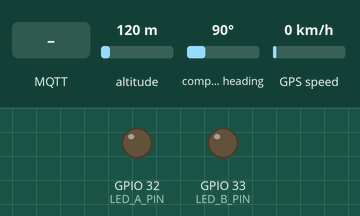
Bench run of a sketch on a simulated ESP32. Parts: output pins drawn as LEDs (lit = HIGH). The inputs (shaded band) are chosen by the test bench; at power-on: altitude 120 m, compass heading 90°, GPS speed 0 km/h. WiFi joins after 1.5 s; servers stay silent unless stated; the GPS gets a fix after 3 s at 37.7749, -122.4194 with 8 satellites; no MQTT or app messages arrive unless stated; what the sketch prints to the serial monitor is not drawn.

Above: at 0.1 s.
At 2.7 s:
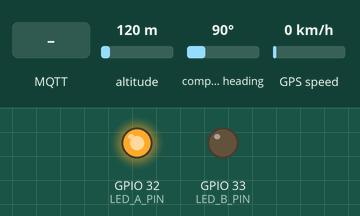
2.8 s: MQTT message "1" arrives on the first subscribed topic
At 4.1 s:
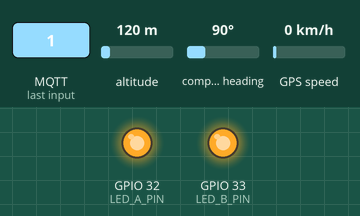
5.0 s: MQTT message "0" arrives on the first subscribed topic
Timing chart, 0 to 8.0 s (numbered marks = the images above; inputs shaded):
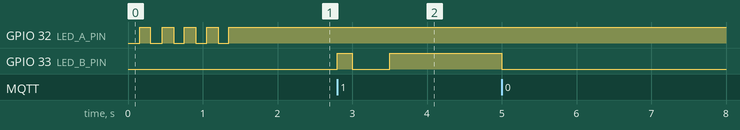

The sketch:

sketch.ino
```cpp
#include <WiFi.h>
#include <PubSubClient.h>
#include <TinyGPSPlus.h>
#include <ArduinoJson.h>
#include "secrets.h"

#define ESP32_RX2_PIN 16
#define ESP32_TX2_PIN 17
#define GPS_BAUD 9600
#define LED_A_PIN 32
#define LED_B_PIN 33
#define DEVICE_ID "esp32:001"

const char* mqtt_topic         = "tracker/devices/" DEVICE_ID "/telemetry";
const char* mqtt_command_topic = "tracker/devices/" DEVICE_ID "/command";
const int   mqtt_keep_alive    = 60;
const int   msg_size           = 160;
const int   cmd_size           = 128;
const int   blink_fast_ms      = 150;
const int   blink_slow_ms      = 500;
const int   blip_ms            = 100;

HardwareSerial gps_serial(2);
TinyGPSPlus gps;
WiFiClient wifi_client;
PubSubClient mqtt(wifi_client);

unsigned long last_send = 0;
unsigned long last_publish_ok = 0;
bool gps_enabled = false;
int interval_seconds = 10;

unsigned long gps_epoch() {
  int y = gps.date.year();
  int m = gps.date.month();
  int d = gps.date.day();

  if (m <= 2) y--;
  int era = y / 400;
  int yoe = y - era * 400;
  int doy = (153 * (m > 2 ? m - 3 : m + 9) + 2) / 5 + d - 1;
  int doe = yoe * 365 + yoe / 4 - yoe / 100 + doy;
  unsigned long days = era * 146097UL + doe - 719468UL;

  return days * 86400UL + gps.time.hour() * 3600UL +
         gps.time.minute() * 60UL + gps.time.second();
}

bool blink_on(unsigned long period_ms) {
  return (millis() / period_ms) % 2;
}

void update_leds() {
  bool led_a;

  if (WiFi.status() != WL_CONNECTED) led_a = blink_on(blink_fast_ms);
  else if (!mqtt.connected())        led_a = blink_on(blink_slow_ms);
  else                               led_a = true;

  bool led_b;

  if (!gps_enabled)                  led_b = false;
  else if (!gps.location.isValid())  led_b = blink_on(blink_slow_ms);
  else led_b = !(last_publish_ok != 0 && millis() - last_publish_ok < blip_ms);

  digitalWrite(LED_A_PIN, led_a);
  digitalWrite(LED_B_PIN, led_b);
}

void initialize_hardware() {
  Serial.begin(115200);

  pinMode(LED_A_PIN, OUTPUT);
  pinMode(LED_B_PIN, OUTPUT);

  gps_serial.begin(GPS_BAUD, SERIAL_8N1, ESP32_RX2_PIN, ESP32_TX2_PIN);
}

void connect_wifi() {
  WiFi.begin(wifi_ssid, wifi_password);

  Serial.print("Connecting to WiFi");

  unsigned long last_dot = 0;

  while (WiFi.status() != WL_CONNECTED) {
    update_leds();

    if (millis() - last_dot >= 500) {
      last_dot = millis();
      Serial.print(".");
    }

    delay(10);
  }

  Serial.println("\nWiFi connected");
}

void initialize_mqtt() {
  mqtt.setServer(mqtt_server, mqtt_port);
  mqtt.setKeepAlive(mqtt_keep_alive);
  mqtt.setCallback(on_message);
}

void reconnect_mqtt() {
  if (!mqtt.connected()) {
    if (mqtt.connect(DEVICE_ID, mqtt_username, mqtt_password)) {
      mqtt.subscribe(mqtt_command_topic);
      Serial.println("MQTT connected, subscribed to command topic");
    }
  }
}

void set_active(bool on) {
  if (on == gps_enabled) return;

  if (on) gps = TinyGPSPlus();

  gps_enabled = on;

  Serial.println(on ? "GPS ON" : "GPS OFF");
}

void handle_command(char* cmd) {
  if (strcmp(cmd, "1") == 0 || strcasecmp(cmd, "true") == 0) {
    set_active(true);
    return;
  }

  if (strcmp(cmd, "0") == 0 || strcasecmp(cmd, "false") == 0) {
    set_active(false);
    return;
  }

  StaticJsonDocument<256> doc;
  DeserializationError err = deserializeJson(doc, cmd);

  if (err || !doc.is<JsonObject>()) {
    Serial.println("Invalid command");
    return;
  }

  if (!doc["device_id"].isNull()) {
    const char* id = doc["device_id"] | "";

    if (strcmp(id, DEVICE_ID) != 0) {
      Serial.println("Command ignored: device_id mismatch");
      return;
    }
  }

  if (!doc["interval_seconds"].isNull()) {
    if (doc["interval_seconds"].is<int>()) {
      int value = doc["interval_seconds"];

      if (value == 2 || value == 5 || value == 10 || value == 30) {
        interval_seconds = value;

        Serial.print("Interval set to ");
        Serial.print(interval_seconds);
        Serial.println(" s");
      } else {
        Serial.println("Invalid interval, ignored");
      }
    } else {
      Serial.println("Invalid interval, ignored");
    }
  }

  if (doc["active"].is<bool>()) {
    set_active(doc["active"]);
  }
}

void on_message(char* topic, byte* payload, unsigned int length) {
  char cmd[cmd_size];

  unsigned int n = length < sizeof(cmd) - 1 ? length : sizeof(cmd) - 1;
  memcpy(cmd, payload, n);

  cmd[n] = '\0';

  handle_command(cmd);
}

void discard_gps_data() {
  while (gps_serial.available()) {
    gps_serial.read();
  }
}

void read_gps_data() {
  while (gps_serial.available()) {
    gps.encode(gps_serial.read());
  }
}

bool is_telemetry_interval_elapsed() {
  return interval_seconds > 0 &&
         millis() - last_send >= (unsigned long)(interval_seconds * 1000);
}

void print_telemetry(const char* msg) {
  char time_str[12] = "--:--:--";

  if (gps.time.isValid()) {
    snprintf(
      time_str,
      sizeof(time_str),
      "%02d:%02d:%02d",
      (gps.time.hour() + 7) % 24,
      gps.time.minute(),
      gps.time.second()
    );
  }

  Serial.print("[");
  Serial.print(time_str);
  Serial.print("] ");
  Serial.println(msg);
}

void publish_telemetry() {
  char msg[msg_size];

  int len = snprintf(
    msg,
    sizeof(msg),
    "{\"device_id\":\"%s\",\"lat\":%.6f,\"lng\":%.6f,\"speed\":%.1f",
    DEVICE_ID,
    gps.location.lat(),
    gps.location.lng(),
    gps.speed.knots()
  );

  if (gps.date.isValid() && gps.time.isValid()) {
    len += snprintf(
      msg + len,
      sizeof(msg) - len,
      ",\"timestamp\":%lu",
      gps_epoch()
    );
  }

  snprintf(msg + len, sizeof(msg) - len, "}");

  print_telemetry(msg);

  if (mqtt.publish(mqtt_topic, msg)) {
    last_publish_ok = millis();
  }
}

void process_gps() {
  if (!gps_enabled) {
    discard_gps_data();
    return;
  }

  read_gps_data();

  if (!is_telemetry_interval_elapsed()) return;

  last_send = millis();

  if (gps.location.isValid()) {
    publish_telemetry();
  } else {
    Serial.println("Waiting for GPS fix...");
  }
}

void setup() {
  initialize_hardware();
  connect_wifi();
  initialize_mqtt();
}

void loop() {
  reconnect_mqtt();
  mqtt.loop();
  update_leds();
  process_gps();
}
```

secrets.example.h
```cpp
#ifndef SECRETS_H
#define SECRETS_H

static const char* const wifi_ssid = "Velxio-GUEST";
static const char* const wifi_password = "";

static const char* const mqtt_server = "test.mosquitto.org";
static const int mqtt_port = 1884;
static const char* const mqtt_username = "rw";
static const char* const mqtt_password = "readwrite";

#endif
```

Measured:
- after the input at 2.8 s, GPIO 33 (LED_B_PIN): LOW → HIGH at once, → LOW 0.20 s later, → HIGH 0.50 s later
